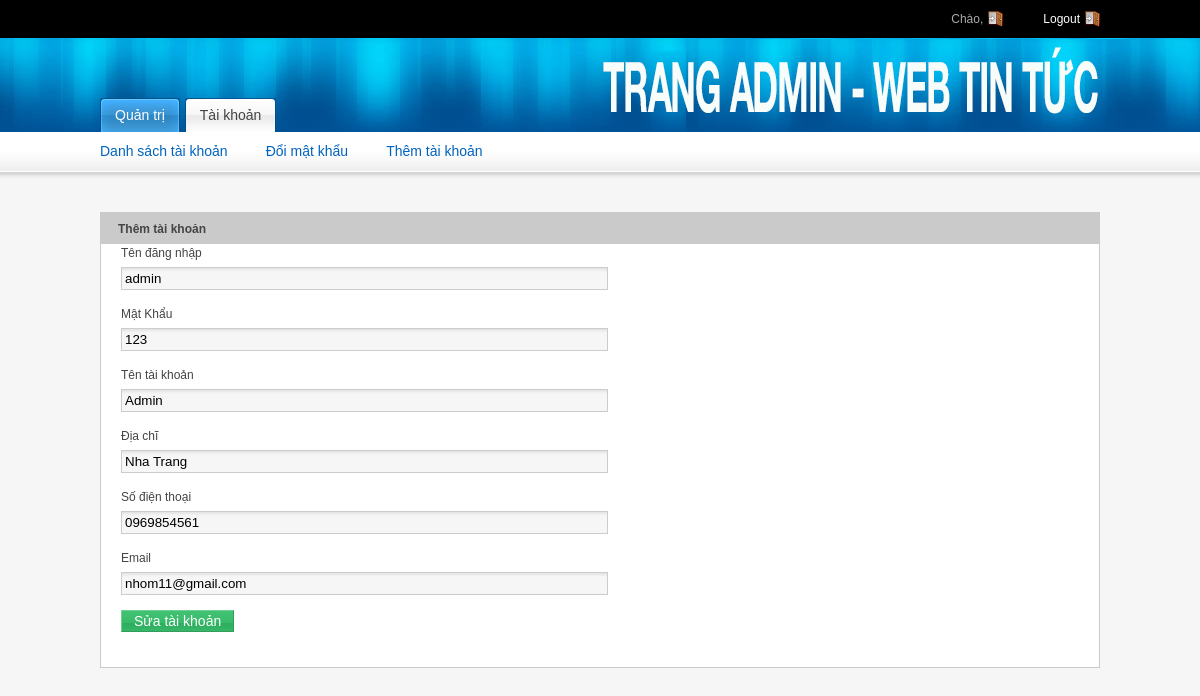
The app's page /Web_tin_tuc/Admin/suaTaiKhoan.php?id=9 with its own data.
### tables this page shows
CREATE TABLE `users` (
  `IdUser` int(11) NOT NULL,
  `username` varchar(50) NOT NULL,
  `password` varchar(50) NOT NULL,
  `FullName` varchar(255) NOT NULL,
  `Address` varchar(255) NOT NULL,
  `Phone` varchar(50) NOT NULL,
  `Email` varchar(50) NOT NULL,
  `rights` int(1) NOT NULL
);

### Web_tin_tuc/Admin/suaTaiKhoan.php (the view, shortened to what this page needs)
<?php
include_once 'header-taikhoan.php';
include_once 'dbconnect.php';
$id = $_GET['id'];
$queryTK = "SELECT * FROM users WHERE IdUser={$id}";
$resultTK = $mysqli->query($queryTK);
$arTK = mysqli_fetch_assoc($resultTK);
?>
<div class="grid_12">
	<div class="module">
		<h2>
			<span>Thêm tài khoản</span>
		</h2>
		<div class="module-body">
			<form action="" method="post">
				<p>
					<label>Tên đăng nhập</label> <input type="text"
						class="input-medium" name="Use" value="<?=$arTK['username']?>" required/>
				</p>
				<p>
					<label>Mật Khẩu</label> <input type="text"
						class="input-medium" name="Pas" value="<?=$arTK['password']?>" required/>
				</p>
				<p>
					<label>Tên tài khoản</label> <input type="text"
						class="input-medium" name="Hoten" value="<?=$arTK['FullName']?>" required/>
				</p>
				<p>
					<label>Địa chĩ</label> <input type="text"
						class="input-medium" name="Diachi" value="<?=$arTK['Address']?>"  required/>
				</p>
				<p>
					<label>Số điện thoại</label> <input type="text"
						class="input-medium" name="Dt" value="<?=$arTK['Phone']?>" required/>
				</p>
				<p>
					<label>Email</label> <input type="text"
						class="input-medium" name="Dt" value="<?=$arTK['Email']?>" required/>
				</p>
				<fieldset>
					<input class="submit-green" type="submit" value="Sửa tài khoản" name="submit" />
				</fieldset>
			</form>
		</div>
	</div>
</div>

### Web_tin_tuc/Admin/css/styles.css (style rules this page uses)
html, body, div, span, applet, object, iframe, h1, h2, h3, h4, h5, h6, p, blockquote, pre, a, abbr, acronym, address, big, cite, code, del, dfn, em, font, img, ins, kbd, q, s, samp, small, strike, strong, sub, sup, tt, var, b, u, i, center, dl, dt, dd, ol, ul, li, fieldset, form, label, legend, table, caption, tbody, tfoot, thead, tr, th, td { margin: 0; padding: 0; border: 0; outline: 0; font-size: 100%; background: transparent; }
body { line-height: 1; }
body { font: 12px/1.5 tahoma,arial; color: #444444; background-color: #f6f6f6; }
h2 { font-size: 24px; letter-spacing: -1px; }
p, dl, hr, h1, h2, h3, h4, h5, h6, ol, ul, pre, table, address, fieldset { margin-bottom: 15px; }
div.module { float: left; margin-bottom: 10px; width: 100%; }
div.module div.module-body { background:#fff; border: 1px solid #CACACA; padding:20px; }
div.module h2 { background: #cacaca; display: block; float: left; height: 32px; margin-right: 0px; padding-right: 0px; text-decoration: none; color: #444444; font-family: Arial, Helvetica, sans-serif; font-size:12px; font-weight:bold; width: 100%; margin-bottom: 0; letter-spacing: normal }
div.module h2 span { display: block; line-height: 20px; padding: 7px 0 5px 18px; }
fieldset { margin-top: 15px; margin-bottom: 15px; }
label { display: block; margin-bottom: 5px; }
.input-short, .input-medium, .input-long { padding: 3px; }
.input-medium { width: 50% }
input.input-short, input.input-medium, input.input-long, select, textarea { background: url(../images/input-bg.gif) top left repeat-x #f6f6f6; border: 0; border: 1px solid #cccccc; }
input.submit-green { background: url(../images/submit-green-bg.gif) top left repeat-x; border: 0; border-top: 1px solid #6bd091; border-left: 1px solid #6bd091; border-right: 1px solid #349c5c; border-bottom: 1px solid #349c5c; color: #ffffff; font-size: 14px; padding: 2px 12px; margin: 0px 10px 0 0; cursor: pointer; }

### records on screen
users: Use "admin", Pas "123", Hoten "Admin", Diachi "Nha Trang", Dt "0969854561", Dt "nhom11@gmail.com"
